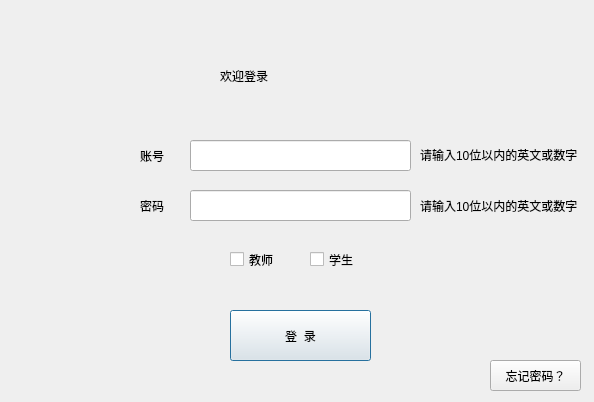
<?xml version="1.0" encoding="UTF-8"?>
<ui version="4.0">
 <class>LoginWindow</class>
 <widget class="QDialog" name="LoginWindow">
  <property name="geometry">
   <rect>
    <x>0</x>
    <y>0</y>
    <width>594</width>
    <height>402</height>
   </rect>
  </property>
  <property name="minimumSize">
   <size>
    <width>594</width>
    <height>402</height>
   </size>
  </property>
  <property name="maximumSize">
   <size>
    <width>594</width>
    <height>402</height>
   </size>
  </property>
  <property name="windowTitle">
   <string>Dialog</string>
  </property>
  <property name="styleSheet">
   <string notr="true">background-image: url(:/images/QQ图片20240331094419.jpg);</string>
  </property>
  <widget class="QLineEdit" name="account">
   <property name="geometry">
    <rect>
     <x>190</x>
     <y>140</y>
     <width>221</width>
     <height>31</height>
    </rect>
   </property>
   <property name="styleSheet">
    <string notr="true">background-image: url(:/images/OIP-C.jpg);</string>
   </property>
  </widget>
  <widget class="QLineEdit" name="password">
   <property name="geometry">
    <rect>
     <x>190</x>
     <y>190</y>
     <width>221</width>
     <height>31</height>
    </rect>
   </property>
   <property name="styleSheet">
    <string notr="true">background-image: url(:/images/OIP-C.jpg);</string>
   </property>
   <property name="echoMode">
    <enum>QLineEdit::Password</enum>
   </property>
  </widget>
  <widget class="QLabel" name="label">
   <property name="geometry">
    <rect>
     <x>140</x>
     <y>140</y>
     <width>41</width>
     <height>31</height>
    </rect>
   </property>
   <property name="acceptDrops">
    <bool>false</bool>
   </property>
   <property name="styleSheet">
    <string notr="true">font: 12pt &quot;黑体&quot;;</string>
   </property>
   <property name="text">
    <string>账号</string>
   </property>
  </widget>
  <widget class="QLabel" name="label_2">
   <property name="geometry">
    <rect>
     <x>140</x>
     <y>190</y>
     <width>41</width>
     <height>31</height>
    </rect>
   </property>
   <property name="acceptDrops">
    <bool>false</bool>
   </property>
   <property name="styleSheet">
    <string notr="true">font: 12pt &quot;黑体&quot;;</string>
   </property>
   <property name="text">
    <string>密码</string>
   </property>
  </widget>
  <widget class="QLabel" name="label_3">
   <property name="geometry">
    <rect>
     <x>220</x>
     <y>50</y>
     <width>161</width>
     <height>51</height>
    </rect>
   </property>
   <property name="minimumSize">
    <size>
     <width>161</width>
     <height>0</height>
    </size>
   </property>
   <property name="styleSheet">
    <string notr="true">font: 24pt &quot;隶书&quot;;</string>
   </property>
   <property name="text">
    <string>欢迎登录</string>
   </property>
  </widget>
  <widget class="QPushButton" name="login">
   <property name="geometry">
    <rect>
     <x>230</x>
     <y>310</y>
     <width>141</width>
     <height>51</height>
    </rect>
   </property>
   <property name="cursor">
    <cursorShape>PointingHandCursor</cursorShape>
   </property>
   <property name="styleSheet">
    <string notr="true">font: 12pt &quot;黑体&quot;;</string>
   </property>
   <property name="text">
    <string>登  录</string>
   </property>
  </widget>
  <widget class="QWidget" name="widget" native="true">
   <property name="geometry">
    <rect>
     <x>200</x>
     <y>240</y>
     <width>191</width>
     <height>41</height>
    </rect>
   </property>
   <widget class="QCheckBox" name="teacher">
    <property name="geometry">
     <rect>
      <x>30</x>
      <y>10</y>
      <width>71</width>
      <height>19</height>
     </rect>
    </property>
    <property name="cursor">
     <cursorShape>PointingHandCursor</cursorShape>
    </property>
    <property name="styleSheet">
     <string notr="true">font: 10pt &quot;黑体&quot;;</string>
    </property>
    <property name="text">
     <string>教师</string>
    </property>
    <property name="autoExclusive">
     <bool>true</bool>
    </property>
   </widget>
   <widget class="QCheckBox" name="student">
    <property name="geometry">
     <rect>
      <x>110</x>
      <y>10</y>
      <width>71</width>
      <height>19</height>
     </rect>
    </property>
    <property name="cursor">
     <cursorShape>PointingHandCursor</cursorShape>
    </property>
    <property name="styleSheet">
     <string notr="true">font: 10pt &quot;黑体&quot;;</string>
    </property>
    <property name="text">
     <string>学生</string>
    </property>
    <property name="autoExclusive">
     <bool>true</bool>
    </property>
   </widget>
  </widget>
  <widget class="QPushButton" name="pushButton">
   <property name="geometry">
    <rect>
     <x>490</x>
     <y>360</y>
     <width>91</width>
     <height>31</height>
    </rect>
   </property>
   <property name="cursor">
    <cursorShape>PointingHandCursor</cursorShape>
   </property>
   <property name="styleSheet">
    <string notr="true">font: 9pt &quot;等线&quot;;</string>
   </property>
   <property name="text">
    <string>忘记密码？</string>
   </property>
  </widget>
  <widget class="QLabel" name="label_4">
   <property name="geometry">
    <rect>
     <x>420</x>
     <y>139</y>
     <width>161</width>
     <height>31</height>
    </rect>
   </property>
   <property name="styleSheet">
    <string notr="true">font: 7pt &quot;黑体&quot;;</string>
   </property>
   <property name="text">
    <string>请输入10位以内的英文或数字</string>
   </property>
  </widget>
  <widget class="QLabel" name="label_5">
   <property name="geometry">
    <rect>
     <x>420</x>
     <y>190</y>
     <width>161</width>
     <height>31</height>
    </rect>
   </property>
   <property name="styleSheet">
    <string notr="true">font: 7pt &quot;黑体&quot;;</string>
   </property>
   <property name="text">
    <string>请输入10位以内的英文或数字</string>
   </property>
  </widget>
 </widget>
 <resources/>
 <connections/>
</ui>
